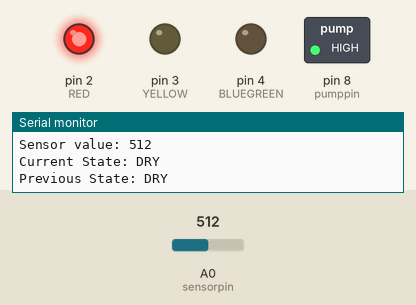
Bench run of a sketch on a simulated Arduino Uno, built with avr-gcc and run on an emulated ATmega328P. Shown: switched loads named in the sketch (green lamp = pin HIGH), output pins drawn as LEDs (lit = HIGH), the last lines printed to the serial monitor. The test bench sets the inputs (shaded band); at power-on: A0 (sensorpin) = 512. Pins used as bus, display or sensor lines are not drawn.

Above: at 1.8 s.
1.9 s: A0 (sensorpin) set to 457
3.4 s: A0 (sensorpin) set to 431
At 4.6 s:
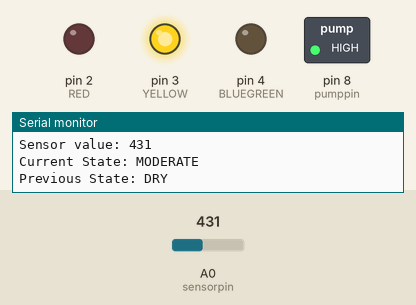
5.7 s: A0 (sensorpin) set to 260
7.4 s: A0 (sensorpin) set to 233
At 8.7 s:
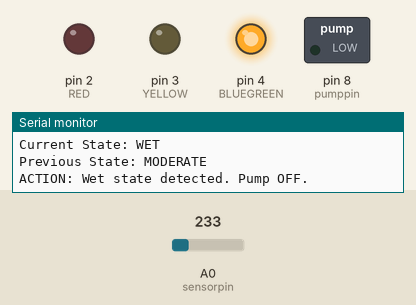
9.8 s: A0 (sensorpin) set to 306
At 10.9 s:
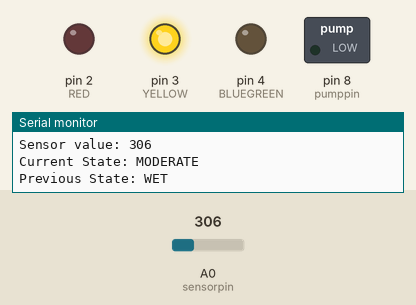
12.0 s: A0 (sensorpin) set to 122
At 12.9 s:
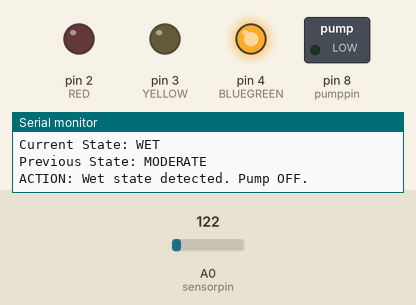
Timing chart, 0 to 15.0 s (numbered marks = the images above; inputs shaded):
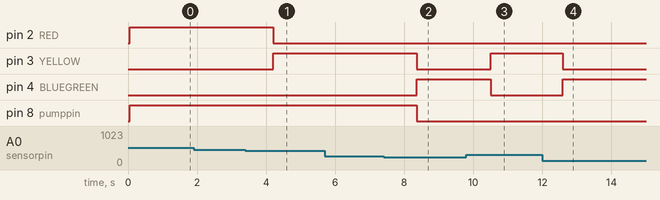

The sketch:

soil_moisture.ino
```cpp
// Pin Definitions
const int sensorpin = A0;
const int sensorpower = 11;
const int RED = 2;
const int YELLOW = 3;
const int BLUEGREEN = 4;
const int pumppin = 8;

// Moisture Thresholds
int wet = 250;
int dry = 450;

// Timing Constants
const unsigned long PUMP_RUN_DURATION = 10000; // Pump runs for 10 seconds
const unsigned long PUMP_WAIT_INTERVAL = 60000; // Check after 60 Seconds
const int delayTime = 1000; // Loop delay

// State Management
enum MoistureState { STATE_UNKNOWN = -1, STATE_WET = 0, STATE_MODERATE = 1, STATE_DRY = 2 };

// Forward Declarations
String getMoistureStateName(MoistureState state);
void setLEDs(bool red, bool yellow, bool green);

int sensor;
unsigned long lastCheckTime = 0, pumpStartTime = 0;
bool pumpRunning = false, waitingToCheck = false, pumpCycleOriginatedFromDry = false;
MoistureState previousMoistureState = STATE_UNKNOWN;

String getMoistureStateName(MoistureState state) {
  switch (state) {
    case STATE_WET: return "WET";
    case STATE_MODERATE: return "MODERATE";
    case STATE_DRY: return "DRY";
    default: return "UNKNOWN";
  }
}

void setLEDs(bool red, bool yellow, bool green) {
  digitalWrite(RED, red ? HIGH : LOW);
  digitalWrite(YELLOW, yellow ? HIGH : LOW);
  digitalWrite(BLUEGREEN, green ? HIGH : LOW);
}

void setup() {
  pinMode(RED, OUTPUT); pinMode(YELLOW, OUTPUT); pinMode(BLUEGREEN, OUTPUT);
  pinMode(sensorpower, OUTPUT); pinMode(pumppin, OUTPUT);
  Serial.begin(9600);
  Serial.println("System starting...");
}

void loop() {
  // Sensor Reading
  digitalWrite(sensorpower, HIGH); delay(10);
  sensor = analogRead(sensorpin); digitalWrite(sensorpower, LOW);
  Serial.println("\n--- New Loop Cycle ---");
  Serial.print("Sensor value: "); Serial.println(sensor);

  // Determine Moisture State
  MoistureState currentMoistureState;
  if (sensor <= wet) currentMoistureState = STATE_WET;
  else if (sensor >= dry) currentMoistureState = STATE_DRY;
  else currentMoistureState = STATE_MODERATE;

  Serial.print("Current State: "); Serial.println(getMoistureStateName(currentMoistureState));
  Serial.print("Previous State: "); Serial.println(getMoistureStateName(previousMoistureState));

  // LED Control
  if (currentMoistureState == STATE_WET) setLEDs(false, false, true);
  else if (currentMoistureState == STATE_DRY) setLEDs(true, false, false);
  else setLEDs(false, true, false);

  // Pump Control Logic
  if (currentMoistureState == STATE_WET) {
    digitalWrite(pumppin, LOW);
    pumpRunning = waitingToCheck = pumpCycleOriginatedFromDry = false;
    Serial.println("ACTION: Wet state detected. Pump OFF.");
  } else if (pumpRunning) {
    if (millis() - pumpStartTime >= PUMP_RUN_DURATION) {
      digitalWrite(pumppin, LOW);
      pumpRunning = false;
      waitingToCheck = true;
      lastCheckTime = millis();
      Serial.println("ACTION: Pump stopped. Entering wait state.");
    }
  } else if (waitingToCheck) {
    if (millis() - lastCheckTime >= PUMP_WAIT_INTERVAL) {
      waitingToCheck = false;
      if (currentMoistureState == STATE_DRY ||
          (currentMoistureState == STATE_MODERATE && pumpCycleOriginatedFromDry)) {
        digitalWrite(pumppin, HIGH);
        pumpRunning = true;
        pumpStartTime = millis();
        Serial.println("ACTION: Conditions met. Pump STARTING.");
      } else {
        pumpCycleOriginatedFromDry = false;
        Serial.println("INFO: Conditions not met. Pump remains OFF.");
      }
    }
  } else if (currentMoistureState == STATE_DRY ||
             (currentMoistureState == STATE_MODERATE && previousMoistureState == STATE_DRY)) {
    digitalWrite(pumppin, HIGH);
    pumpRunning = true;
    pumpStartTime = millis();
    pumpCycleOriginatedFromDry = (currentMoistureState == STATE_DRY);
    Serial.println("ACTION: Pump STARTING.");
  }

  previousMoistureState = currentMoistureState;
  delay(delayTime);
}
```

smart_irrigation.cpp
```cpp
// Pin Definitions
const int sensorpin = A0;
const int sensorpower = 11;
const int LED1 = 2;
const int LED2 = 3;
const int LED3 = 4;
const int pumppin = 8;

// Variable for sensor reading
int sensor;

// Delay time between sensor readings (milliseconds)
const int delayTime = 1000;

// Moisture Thresholds "wet" and "dry" thresholds - these require calibration
// (Set wet=250, dry=450; also update the condition [Capactive v2 / or the sensor that provides lower value for dry state])
int wet = 800;
int dry = 500;

void setup() {
    // Set pins as outputs
    pinMode(LED1, OUTPUT);
    pinMode(LED2, OUTPUT);
    pinMode(LED3, OUTPUT);
    pinMode(sensorpower, OUTPUT);
    pinMode(pumppin, OUTPUT);

    // Initialize serial communication
    Serial.begin(9600);
}

void loop() { // code that loops forever
    // power on sensor and wait briefly
    digitalWrite(sensorpower, HIGH);
    delay(10);
    // take reading from sensor
    sensor = analogRead(sensorpin);
    // turn sensor off to help prevent corrosion
    digitalWrite(sensorpower, LOW);

    // print sensor reading
    Serial.println(sensor);

    // If sensor reading is greater than "wet" threshold,
    // turn on the blue LED. If it is less than the "dry"
    // threshold, turn on the red LED and the pump.
    // If it is in between the two values, turn on
    // the yellow LED.
    if (sensor > wet) {
        digitalWrite(LED1, LOW);
        digitalWrite(LED2, LOW);
        digitalWrite(LED3, HIGH);
        digitalWrite(pumppin, LOW);
    } else if (sensor < dry) {
        digitalWrite(LED1, HIGH);
        digitalWrite(LED2, LOW);
        digitalWrite(LED3, LOW);
        digitalWrite(pumppin, HIGH);
    } else {
        digitalWrite(LED1, LOW);
        digitalWrite(LED2, HIGH);
        digitalWrite(LED3, LOW);
        digitalWrite(pumppin, LOW);
    }

    // wait before taking next reading
    delay(delayTime);

}
```

smart_irrigation_with_state_tracking.cpp
```cpp
// Pin Definitions
const int sensorpin = A0;
const int sensorpower = 11;
const int RED = 2;
const int YELLOW = 3;
const int BLUEGREEN = 4;
const int pumppin = 8;

// Moisture Thresholds "wet" and "dry" thresholds - these require calibration
// (Set wet=250, dry=450; also update the condition [Capactive v2 / or the sensor that provides lower value for dry state])
int wet = 800;
int dry = 500;

// Timing Constants
const unsigned long PUMP_RUN_DURATION = 10000; // Pump runs for 10 seconds
const unsigned long PUMP_WAIT_INTERVAL = 60000; // Check after 60 Seconds

// Delay time between sensor readings (milliseconds)
const int delayTime = 1000;

// State Management
enum MoistureState {
    STATE_UNKNOWN = -1, STATE_WET = 0, STATE_MODERATE = 1, STATE_DRY = 2
};

// Forward Declarations
String getMoistureStateName(MoistureState state);
void setLEDs(bool red, bool yellow, bool green);

// Variable for sensor reading
int sensor;

// Vartiable for Time Tracking
unsigned long lastCheckTime = 0, pumpStartTime = 0;
bool pumpRunning = false, waitingToCheck = false, pumpCycleOriginatedFromDry = false;
MoistureState previousMoistureState = STATE_UNKNOWN;

String getMoistureStateName(MoistureState state) {
    switch (state) {
    case STATE_WET:
        return "WET";
    case STATE_MODERATE:
        return "MODERATE";
    case STATE_DRY:
        return "DRY";
    default:
        return "UNKNOWN";
    }
}

void setLEDs(bool red, bool yellow, bool green) {
    digitalWrite(RED, red ? HIGH : LOW);
    digitalWrite(YELLOW, yellow ? HIGH : LOW);
    digitalWrite(BLUEGREEN, green ? HIGH : LOW);
}

void setup() {
    // Set pins as outputs
    pinMode(RED, OUTPUT);
    pinMode(YELLOW, OUTPUT);
    pinMode(BLUEGREEN, OUTPUT);
    pinMode(sensorpower, OUTPUT);
    pinMode(pumppin, OUTPUT);

    // Initialize serial communication
    Serial.begin(9600);
    Serial.println("System starting...");
}

void loop() {
    // Sensor Reading
    digitalWrite(sensorpower, HIGH);
    delay(10);
    sensor = analogRead(sensorpin);
    digitalWrite(sensorpower, LOW);
    Serial.println("\n--- New Loop Cycle ---");
    Serial.print("Sensor value: ");
    Serial.println(sensor);

    // Determine Moisture State
    MoistureState currentMoistureState;
    if (sensor >= wet) currentMoistureState = STATE_WET;
    else if (sensor <= dry) currentMoistureState = STATE_DRY;
    else currentMoistureState = STATE_MODERATE;

    Serial.print("Current State: ");
    Serial.println(getMoistureStateName(currentMoistureState));
    Serial.print("Previous State: ");
    Serial.println(getMoistureStateName(previousMoistureState));

    // LED Control
    if (currentMoistureState == STATE_WET) setLEDs(false, false, true);
    else if (currentMoistureState == STATE_DRY) setLEDs(true, false, false);
    else setLEDs(false, true, false);

    // Pump Control Logic based on change state
    if (currentMoistureState == STATE_WET) {
        digitalWrite(pumppin, LOW);
        pumpRunning = waitingToCheck = pumpCycleOriginatedFromDry = false;
        Serial.println("ACTION: Wet state detected. Pump OFF.");
    } else if (pumpRunning) {
        if (millis() - pumpStartTime >= PUMP_RUN_DURATION) {
            digitalWrite(pumppin, LOW);
            pumpRunning = false;
            waitingToCheck = true;
            lastCheckTime = millis();
            Serial.println("ACTION: Pump stopped. Entering wait state.");
        }
    } else if (waitingToCheck) {
        if (millis() - lastCheckTime >= PUMP_WAIT_INTERVAL) {
            waitingToCheck = false;
            if (currentMoistureState == STATE_DRY ||
                (currentMoistureState == STATE_MODERATE && pumpCycleOriginatedFromDry)) {
                digitalWrite(pumppin, HIGH);
                pumpRunning = true;
                pumpStartTime = millis();
                Serial.println("ACTION: Conditions met. Pump STARTING.");
            } else {
                pumpCycleOriginatedFromDry = false;
                Serial.println("INFO: Conditions not met. Pump remains OFF.");
            }
        }
    } else if (currentMoistureState == STATE_DRY ||
        (currentMoistureState == STATE_MODERATE && previousMoistureState == STATE_DRY)) {
        digitalWrite(pumppin, HIGH);
        pumpRunning = true;
        pumpStartTime = millis();
        pumpCycleOriginatedFromDry = (currentMoistureState == STATE_DRY);
        Serial.println("ACTION: Pump STARTING.");
    }

    previousMoistureState = currentMoistureState;
    delay(delayTime);
}
```

Measured:
- the behaviour switches between 450 and 449 on A0 (sensorpin) (found by bisection; images 0 and 1)
- the behaviour switches between 251 and 250 on A0 (sensorpin) (found by bisection; images 1 and 2)
- after the input at 3.4 s, pin 2 (RED): HIGH → LOW after 0.80 s; pin 3 (YELLOW): LOW → HIGH after 0.80 s
- after the input at 7.4 s, pin 3 (YELLOW), pin 8 (pumppin): HIGH → LOW after 0.96 s; pin 4 (BLUEGREEN): LOW → HIGH after 0.96 s
- after the input at 9.8 s, pin 3 (YELLOW): LOW → HIGH after 0.71 s; pin 4 (BLUEGREEN): HIGH → LOW after 0.71 s
- after the input at 12.0 s, pin 3 (YELLOW): HIGH → LOW after 0.59 s; pin 4 (BLUEGREEN): LOW → HIGH after 0.59 s
